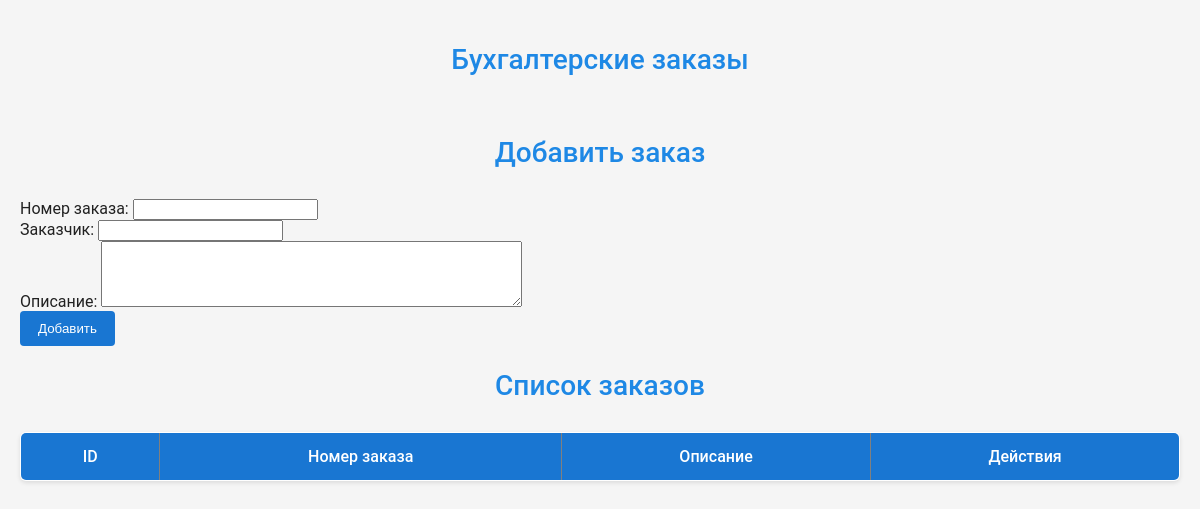
Page /pages/manage_orders.php on the earlier database version.
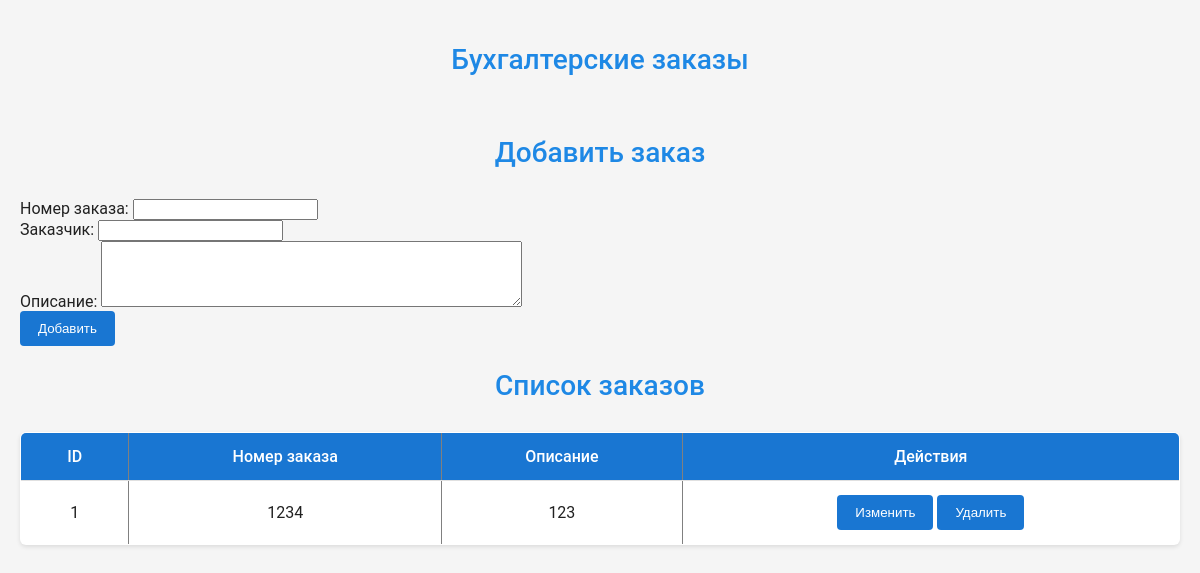
Same page on the later database version.
### tables this page shows
CREATE TABLE `accounting_orders` (
  `id` int NOT NULL,
  `order_number` varchar(100) NOT NULL,
  `description` varchar(255) NOT NULL,
  `customer` varchar(255) NOT NULL,
  `contract_date` timestamp NOT NULL DEFAULT CURRENT_TIMESTAMP
);

### assets/php/script/queries.php (called while the page is built, shortened)
<?php
function getAllAccountingOrders() {
    global $pdo;
    $stmt = $pdo->query("SELECT * FROM accounting_orders ORDER BY id DESC");
    return $stmt->fetchAll(PDO::FETCH_ASSOC);
}
?>

### pages/manage_orders.php (the view, shortened to what this page needs)
<?php
require_once '../assets/php/script/connect.php';
require_once '../assets/php/script/queries.php';
$orders = getAllAccountingOrders();
?>
<!DOCTYPE html>
<html lang="ru">
<head>
    <link rel="stylesheet" href="../assets/css/style.css">
</head>
<body>
<h2>Бухгалтерские заказы</h2>
<h2>Добавить заказ</h2>
<form id="addOrderForm">
    <label>Номер заказа:
        <input type="text" name="order_number" required>
    </label><br>
    <label>Заказчик:
        <input type="text" name="customer">
    </label><br>
    <label>Описание:
        <textarea name="description" rows="4" cols="50"></textarea>
    </label><br>
    <button type="submit">Добавить</button>
</form>
<h2>Список заказов</h2>
<table border="1" cellpadding="5">
    <tr>
        <th>ID</th>
        <th>Номер заказа</th>
        <th>Описание</th>
        <th>Действия</th>
    </tr>
    <?php foreach ($orders as $order): ?>
        <tr id="orderRow-<?= $order['id'] ?>">
            <td><?= $order['id'] ?></td>
            <td class="order_number"><?= htmlspecialchars($order['order_number']) ?></td>
            <td class="description"><?= htmlspecialchars($order['description']) ?></td>
            <td>
                <button onclick="editOrder(<?= $order['id'] ?>)">Изменить</button>
                <button onclick="deleteOrder(<?= $order['id'] ?>)">Удалить</button>
            </td>
        </tr>
    <?php endforeach; ?>
</table>
</body>
</html>

Differences in the rows shown:
added accounting_orders: id "1", order_number "1234", description "123"
